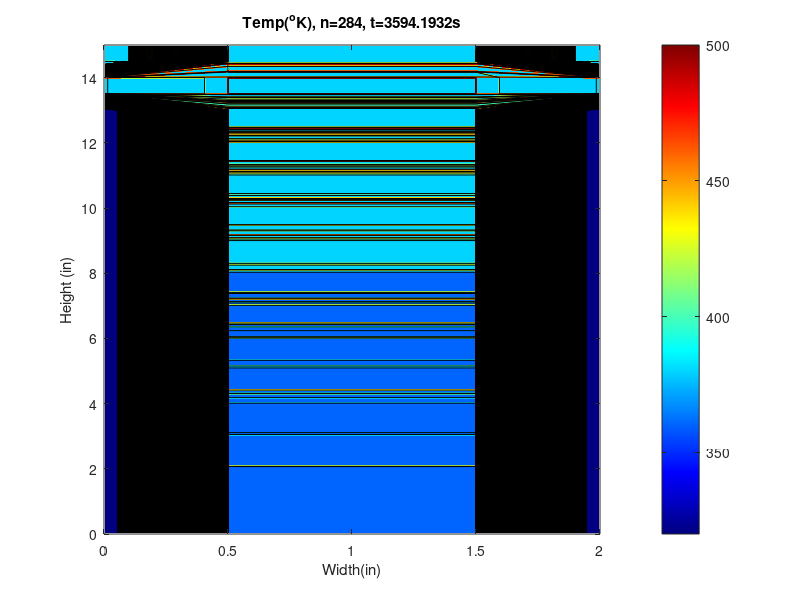

Write the MATLAB code that produced this figure. (Note: this script raises an error after producing the figure.)
clc
close all 
clear all

k = 52.35; %W/m-K
C = 523; %J/kg-K
dx = 0.0254;%m
rho = 7854; %kg/m^3
dtmin = rho*C*dx^2/4/k %s Calculated from Stability of node 3

dt = 12.65561 %s User input
Fo = k*dt/rho/C/dx^2
ptotal = round(3600/dt);
ttotal = dt*ptotal/60; %min

h1 = 31; %W/m^2-K
Bi1 = h1*dx/k 

h2 = 17.2; %W/m^2-K
Bi2 = h2*dx/k

Ti = 500; %oK
Tinf1 = 400; %oK
Tinf2 = 320; %oK

A = zeros(20)
Tp = zeros(20,1)

Tp(1:18) = Ti;
Tp(19) = Tinf1;
Tp(20) = Tinf2;

%% Tinf
A(19,19) = 1;
A(20,20) = 1;

%% Node 1
A(1,1) = 1-4*Bi1*Fo-2*Fo;
A(1,3) = 2*Fo;
A(1,19) = 4*Bi1*Fo;
A(1,20) = 0;

%% Node 2
A(2,2) = 1-2*Fo-Bi1*Fo-Bi2*Fo;
A(2,3) = 2*Fo;
A(2,19) = Bi1*Fo;
A(2,20) = Bi2*Fo;

%% Node 3
A(3,3) = 1-4*Fo;
A(3,1) = Fo;
A(3,2) = Fo;
A(3,4) = Fo;
A(3,5) = Fo;

%% Node 4
A(4,4) = 1-2*Fo-Bi1*Fo-Bi2*Fo;
A(4,3) = 2*Fo;
A(4,19) = Bi1*Fo;
A(4,20) = Bi2*Fo;

%% Node 5
A(5,5) = 1-2*Fo-2*Bi2*Fo;
A(5,3) = Fo;
A(5,6) = Fo;
A(5,20) = 2*Bi2*Fo;

%% Node 6-17
A(6,6) = 1-2*Fo-2*Bi2*Fo;
A(6,5) = Fo;
A(6,7) = Fo;
A(6,20) = 2*Bi2*Fo;

%% Node 18
A(18,18) = 1-2*Fo-2*Bi2*Fo;
A(18,17) = 2*Fo;
A(18,20) = 2*Bi2*Fo;

%% Node 6-17
for i = 6:17
    A(i,i-1)= Fo;
    A(i,i)= 1-2*Fo-2*Bi2*Fo;
    A(i,i+1)= Fo;
    A(i,20) = 2*Bi2*Fo;
end

 %% 2D Matrix
B = [Tp(19) Tp(1) Tp(1) Tp(19); Tp(19) Tp(1) Tp(1) Tp(19); Tp(2) Tp(3) Tp(3) Tp(4); Tp(2) Tp(3) Tp(3) Tp(4); Tp(20) Tp(5) Tp(5) Tp(20); Tp(20) Tp(5) Tp(5) Tp(20); Tp(20) Tp(6) Tp(6) Tp(20);
    Tp(20) Tp(6) Tp(6) Tp(20); Tp(20) Tp(7) Tp(7) Tp(20); Tp(20) Tp(7) Tp(7) Tp(20); Tp(20) Tp(8) Tp(8) Tp(20); Tp(20) Tp(8) Tp(8) Tp(20); Tp(20) Tp(9) Tp(9) Tp(20);
    Tp(20) Tp(9) Tp(9) Tp(20); Tp(20) Tp(10) Tp(10) Tp(20); Tp(20) Tp(10) Tp(10) Tp(20); Tp(20) Tp(11) Tp(11) Tp(20); Tp(20) Tp(11) Tp(11) Tp(20); Tp(20) Tp(12) Tp(12) Tp(20);
    Tp(20) Tp(12) Tp(12) Tp(20); Tp(20) Tp(13) Tp(13) Tp(20); Tp(20) Tp(13) Tp(13) Tp(20); Tp(20) Tp(14) Tp(14) Tp(20); Tp(20) Tp(14) Tp(14) Tp(20); Tp(20) Tp(15) Tp(15) Tp(20);
    Tp(20) Tp(15) Tp(15) Tp(20); Tp(20) Tp(16) Tp(16) Tp(20); Tp(20) Tp(16) Tp(16) Tp(20); Tp(20) Tp(17) Tp(17) Tp(20); Tp(20) Tp(17) Tp(17) Tp(20); Tp(20) Tp(18) Tp(18) Tp(20)]

%% Plot and Capture GIF
X = [0, 0.5, 1.5, 2];
Y = 15:-0.5:0;
v = 300:20:500;
contourf(X,Y, [Tp(19) Tp(1) Tp(1) Tp(19); Tp(19) Tp(1) Tp(1) Tp(19); Tp(2) Tp(3) Tp(3) Tp(4); Tp(2) Tp(3) Tp(3) Tp(4); Tp(20) Tp(5) Tp(5) Tp(20); Tp(20) Tp(5) Tp(5) Tp(20); Tp(20) Tp(6) Tp(6) Tp(20);
    Tp(20) Tp(6) Tp(6) Tp(20); Tp(20) Tp(7) Tp(7) Tp(20); Tp(20) Tp(7) Tp(7) Tp(20); Tp(20) Tp(8) Tp(8) Tp(20); Tp(20) Tp(8) Tp(8) Tp(20); Tp(20) Tp(9) Tp(9) Tp(20);
    Tp(20) Tp(9) Tp(9) Tp(20); Tp(20) Tp(10) Tp(10) Tp(20); Tp(20) Tp(10) Tp(10) Tp(20); Tp(20) Tp(11) Tp(11) Tp(20); Tp(20) Tp(11) Tp(11) Tp(20); Tp(20) Tp(12) Tp(12) Tp(20);
    Tp(20) Tp(12) Tp(12) Tp(20); Tp(20) Tp(13) Tp(13) Tp(20); Tp(20) Tp(13) Tp(13) Tp(20); Tp(20) Tp(14) Tp(14) Tp(20); Tp(20) Tp(14) Tp(14) Tp(20); Tp(20) Tp(15) Tp(15) Tp(20);
    Tp(20) Tp(15) Tp(15) Tp(20); Tp(20) Tp(16) Tp(16) Tp(20); Tp(20) Tp(16) Tp(16) Tp(20); Tp(20) Tp(17) Tp(17) Tp(20); Tp(20) Tp(17) Tp(17) Tp(20); Tp(20) Tp(18) Tp(18) Tp(20)], v);

title(['Temp(oK), n=0, t=0s'])
ylabel('Height (in)'), xlabel('Width(in)')
colorbar; 
frame = getframe(1)
im{1} = frame2im(frame)
colormap(jet(500))

for j = 1:ptotal;
    hold all    
    Tp1 = A*Tp;
    title(['Temp(^oK), n=' num2str(j) ', t=' num2str(dt*j) 's'])
    h = contourf(X,Y, [Tp(19) Tp(1) Tp(1) Tp(19); Tp(19) Tp(1) Tp(1) Tp(19); Tp(2) Tp(3) Tp(3) Tp(4); Tp(2) Tp(3) Tp(3) Tp(4); Tp(20) Tp(5) Tp(5) Tp(20); Tp(20) Tp(5) Tp(5) Tp(20); Tp(20) Tp(6) Tp(6) Tp(20);
    Tp(20) Tp(6) Tp(6) Tp(20); Tp(20) Tp(7) Tp(7) Tp(20); Tp(20) Tp(7) Tp(7) Tp(20); Tp(20) Tp(8) Tp(8) Tp(20); Tp(20) Tp(8) Tp(8) Tp(20); Tp(20) Tp(9) Tp(9) Tp(20);
    Tp(20) Tp(9) Tp(9) Tp(20); Tp(20) Tp(10) Tp(10) Tp(20); Tp(20) Tp(10) Tp(10) Tp(20); Tp(20) Tp(11) Tp(11) Tp(20); Tp(20) Tp(11) Tp(11) Tp(20); Tp(20) Tp(12) Tp(12) Tp(20);
    Tp(20) Tp(12) Tp(12) Tp(20); Tp(20) Tp(13) Tp(13) Tp(20); Tp(20) Tp(13) Tp(13) Tp(20); Tp(20) Tp(14) Tp(14) Tp(20); Tp(20) Tp(14) Tp(14) Tp(20); Tp(20) Tp(15) Tp(15) Tp(20);
    Tp(20) Tp(15) Tp(15) Tp(20); Tp(20) Tp(16) Tp(16) Tp(20); Tp(20) Tp(16) Tp(16) Tp(20); Tp(20) Tp(17) Tp(17) Tp(20); Tp(20) Tp(17) Tp(17) Tp(20); Tp(20) Tp(18) Tp(18) Tp(20)],v);   
    drawnow
    frame = getframe(1);
    im{j+1} = frame2im(frame);   
    Tp = Tp1;  
end

filename = 'TransientPlaneWall.gif'; % Specify the output file name
for k = 1:j+1
    [A,map] = rgb2ind(im{k},256);
    if k == 1
        imwrite(A,map,filename,'gif','LoopCount',Inf,'DelayTime',.05);
    else
        imwrite(A,map,filename,'gif','WriteMode','append','DelayTime',.05);
    end
end
